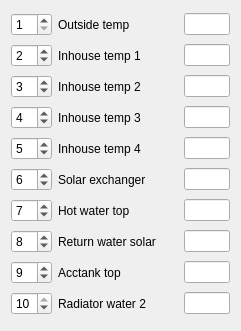
   <widget class="QWidget" name="layoutWidget">
    <property name="geometry">
     <rect>
      <x>480</x>
      <y>30</y>
      <width>241</width>
      <height>331</height>
     </rect>
    </property>
    <layout class="QVBoxLayout" name="verticalLayout_3">
     <item>
      <layout class="QHBoxLayout" name="horizontalLayout_18">
       <item>
        <widget class="QSpinBox" name="spinBox_temp_to_inhouse">
         <property name="minimum">
          <number>1</number>
         </property>
         <property name="maximum">
          <number>10</number>
         </property>
        </widget>
       </item>
       <item>
        <widget class="QLabel" name="label_26">
         <property name="minimumSize">
          <size>
           <width>120</width>
           <height>0</height>
          </size>
         </property>
         <property name="text">
          <string>Outside temp</string>
         </property>
        </widget>
       </item>
       <item>
        <widget class="QLineEdit" name="lineEdit_tx1"/>
       </item>
      </layout>
     </item>
     <item>
      <layout class="QHBoxLayout" name="horizontalLayout_19">
       <item>
        <widget class="QSpinBox" name="spinBox_temp_to_inhouse_2">
         <property name="minimum">
          <number>1</number>
         </property>
         <property name="maximum">
          <number>10</number>
         </property>
         <property name="value">
          <number>2</number>
         </property>
        </widget>
       </item>
       <item>
        <widget class="QLabel" name="label_27">
         <property name="minimumSize">
          <size>
           <width>120</width>
           <height>0</height>
          </size>
         </property>
         <property name="text">
          <string>Inhouse temp 1</string>
         </property>
        </widget>
       </item>
       <item>
        <widget class="QLineEdit" name="lineEdit_tx2"/>
       </item>
      </layout>
     </item>
     <item>
      <layout class="QHBoxLayout" name="horizontalLayout_20">
       <item>
        <widget class="QSpinBox" name="spinBox_temp_to_inhouse_3">
         <property name="minimum">
          <number>1</number>
         </property>
         <property name="maximum">
          <number>10</number>
         </property>
         <property name="value">
          <number>3</number>
         </property>
        </widget>
       </item>
       <item>
        <widget class="QLabel" name="label_37">
         <property name="minimumSize">
          <size>
           <width>120</width>
           <height>0</height>
          </size>
         </property>
         <property name="text">
          <string>Inhouse temp 2</string>
         </property>
        </widget>
       </item>
       <item>
        <widget class="QLineEdit" name="lineEdit_tx3"/>
       </item>
      </layout>
     </item>
     <item>
      <layout class="QHBoxLayout" name="horizontalLayout_21">
       <item>
        <widget class="QSpinBox" name="spinBox_temp_to_inhouse_4">
         <property name="minimum">
          <number>1</number>
         </property>
         <property name="maximum">
          <number>10</number>
         </property>
         <property name="value">
          <number>4</number>
         </property>
        </widget>
       </item>
       <item>
        <widget class="QLabel" name="label_38">
         <property name="minimumSize">
          <size>
           <width>120</width>
           <height>0</height>
          </size>
         </property>
         <property name="text">
          <string>Inhouse temp 3</string>
         </property>
        </widget>
       </item>
       <item>
        <widget class="QLineEdit" name="lineEdit_tx4"/>
       </item>
      </layout>
     </item>
     <item>
      <layout class="QHBoxLayout" name="horizontalLayout_22">
       <item>
        <widget class="QSpinBox" name="spinBox_temp_to_inhouse_5">
         <property name="minimum">
          <number>1</number>
         </property>
         <property name="maximum">
          <number>10</number>
         </property>
         <property name="value">
          <number>5</number>
         </property>
        </widget>
       </item>
       <item>
        <widget class="QLabel" name="label_39">
         <property name="minimumSize">
          <size>
           <width>120</width>
           <height>0</height>
          </size>
         </property>
         <property name="text">
          <string>Inhouse temp 4</string>
         </property>
        </widget>
       </item>
       <item>
        <widget class="QLineEdit" name="lineEdit_tx5"/>
       </item>
      </layout>
     </item>
     <item>
      <layout class="QHBoxLayout" name="horizontalLayout_23">
       <item>
        <widget class="QSpinBox" name="spinBox_temp_to_inhouse_6">
         <property name="minimum">
          <number>1</number>
         </property>
         <property name="maximum">
          <number>10</number>
         </property>
         <property name="value">
          <number>6</number>
         </property>
        </widget>
       </item>
       <item>
        <widget class="QLabel" name="label_40">
         <property name="minimumSize">
          <size>
           <width>120</width>
           <height>0</height>
          </size>
         </property>
         <property name="text">
          <string>Solar exchanger</string>
         </property>
        </widget>
       </item>
       <item>
        <widget class="QLineEdit" name="lineEdit_tx6"/>
       </item>
      </layout>
     </item>
     <item>
      <layout class="QHBoxLayout" name="horizontalLayout_24">
       <item>
        <widget class="QSpinBox" name="spinBox_temp_to_inhouse_7">
         <property name="minimum">
          <number>1</number>
         </property>
         <property name="maximum">
          <number>10</number>
         </property>
         <property name="value">
          <number>7</number>
         </property>
        </widget>
       </item>
       <item>
        <widget class="QLabel" name="label_41">
         <property name="minimumSize">
          <size>
           <width>120</width>
           <height>0</height>
          </size>
         </property>
         <property name="text">
          <string>Hot water top</string>
         </property>
        </widget>
       </item>
       <item>
        <widget class="QLineEdit" name="lineEdit_tx7"/>
       </item>
      </layout>
     </item>
     <item>
      <layout class="QHBoxLayout" name="horizontalLayout_25">
       <item>
        <widget class="QSpinBox" name="spinBox_temp_to_inhouse_8">
         <property name="minimum">
          <number>1</number>
         </property>
         <property name="maximum">
          <number>10</number>
         </property>
         <property name="value">
          <number>8</number>
         </property>
        </widget>
       </item>
       <item>
        <widget class="QLabel" name="label_42">
         <property name="minimumSize">
          <size>
           <width>120</width>
           <height>0</height>
          </size>
         </property>
         <property name="text">
          <string>Return water solar</string>
         </property>
        </widget>
       </item>
       <item>
        <widget class="QLineEdit" name="lineEdit_tx8"/>
       </item>
      </layout>
     </item>
     <item>
      <layout class="QHBoxLayout" name="horizontalLayout_26">
       <item>
        <widget class="QSpinBox" name="spinBox_temp_to_inhouse_9">
         <property name="minimum">
          <number>1</number>
         </property>
         <property name="maximum">
          <number>10</number>
         </property>
         <property name="value">
          <number>9</number>
         </property>
        </widget>
       </item>
       <item>
        <widget class="QLabel" name="label_43">
         <property name="minimumSize">
          <size>
           <width>120</width>
           <height>0</height>
          </size>
         </property>
         <property name="text">
          <string>Acctank top</string>
         </property>
        </widget>
       </item>
       <item>
        <widget class="QLineEdit" name="lineEdit_tx9"/>
       </item>
      </layout>
     </item>
     <item>
      <layout class="QHBoxLayout" name="horizontalLayout_27">
       <item>
        <widget class="QSpinBox" name="spinBox_temp_to_inhouse_10">
         <property name="minimum">
          <number>1</number>
         </property>
         <property name="maximum">
          <number>10</number>
         </property>
         <property name="value">
          <number>10</number>
         </property>
        </widget>
       </item>
       <item>
        <widget class="QLabel" name="label_44">
         <property name="minimumSize">
          <size>
           <width>120</width>
           <height>0</height>
          </size>
         </property>
         <property name="text">
          <string>Radiator water 2</string>
         </property>
        </widget>
       </item>
       <item>
        <widget class="QLineEdit" name="lineEdit_tx10"/>
       </item>
      </layout>
     </item>
    </layout>
   </widget>
